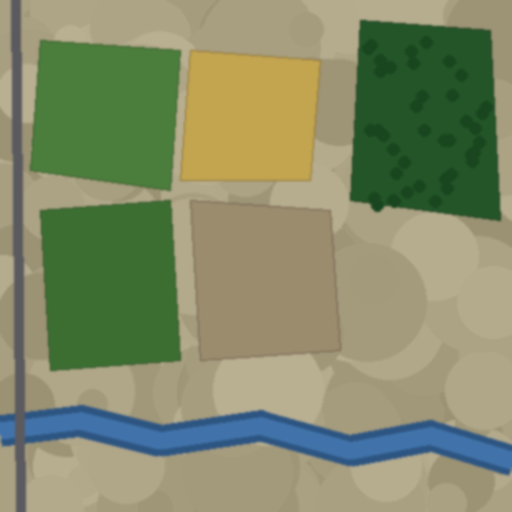
#> input picture sample_data/sample_before.png, 512 x 512 px
$ python test_region.py
#> lines starting #> are read from the running program, lines starting #| are printed output that depends on the picture; after the words box and inside, x2 and y2 are one past the last pixel; in counts of white or black regions, pixels touching at a corner belong together
#> further down, img is the input picture: PIL image 512x512 RGB; mean R, G, B 132.2, 139.3, 105.2
### modules/region_detector.py
"""
Single-Image Region Detection for SatQuery AI.

Detects and draws bounding rectangles around salient/distinct regions in a single
satellite image using classical computer vision:
  - Multi-scale edge detection (Canny)
  - Contour finding and hierarchical filtering
  - Saliency scoring based on area, compactness, edge density, and spectral contrast
  - Query-aware filtering to highlight the most relevant regions for the user's query
  - Annotated overlay with bright colour-coded bounding boxes

No trained neural model is required — fully deterministic and deployable offline.
"""

from typing import Any, Dict, List, Tuple
import cv2
import numpy as np
from PIL import Image


# ---------------------------------------------------------------------------
# Query-Keyword → Target-Colour mapping for context-aware box colours
# ---------------------------------------------------------------------------
QUERY_COLOUR_MAP = {
    "vegetation": (34, 197, 94),       # green
    "forest": (34, 197, 94),
    "crop": (34, 197, 94),
    "water": (56, 189, 248),           # sky blue
    "river": (56, 189, 248),
    "reservoir": (56, 189, 248),
    "road": (251, 191, 36),            # amber
    "highway": (251, 191, 36),
    "building": (251, 113, 133),       # rose
    "structure": (251, 113, 133),
    "urban": (251, 113, 133),
    "industrial": (249, 115, 22),      # orange
    "tank": (249, 115, 22),
    "storage": (249, 115, 22),
    "runway": (167, 139, 250),         # violet
    "airport": (167, 139, 250),
    "default": (0, 229, 255),          # cyan-teal fallback
}

def _pick_box_colour(query: str) -> Tuple[int, int, int]:
    """Returns the most contextually appropriate bounding-box RGB colour for the query."""
    q = query.lower()
    for kw, colour in QUERY_COLOUR_MAP.items():
        if kw in q:
            return colour
    return QUERY_COLOUR_MAP["default"]


def _to_rgb_numpy(image_input: Any) -> np.ndarray:
    """Normalise any image input to a uint8 RGB numpy array."""
    if isinstance(image_input, np.ndarray):
        if image_input.ndim == 2:
            return cv2.cvtColor(image_input, cv2.COLOR_GRAY2RGB)
        if image_input.shape[2] == 4:
            return cv2.cvtColor(image_input, cv2.COLOR_RGBA2RGB)
        return image_input.copy()
    if isinstance(image_input, Image.Image):
        pil_img = image_input
    elif hasattr(image_input, "read"):
        pil_img = Image.open(image_input)
    else:
        raise ValueError(f"Unsupported image type: {type(image_input)}")
    if pil_img.mode != "RGB":
        pil_img = pil_img.convert("RGB")
    return np.array(pil_img, dtype=np.uint8)


def _compute_region_saliency(
    contour: np.ndarray,
    gray: np.ndarray,
    edge_map: np.ndarray,
    h: int,
    w: int,
    min_area: int,
    max_area_fraction: float = 0.80,
) -> float:
    """
    Scores a contour on four independent criteria:
    1. Area normalised to [0, 1] vs. image size — rewards moderately large regions.
    2. Compactness (circularity) — rewards coherent, non-fragmented shapes.
    3. Edge density inside the bounding rect — rewards structurally rich regions.
    4. Mean spectral contrast inside the bounding rect vs. global image mean.

    Returns a composite saliency float in [0, 1].
    """
    area = cv2.contourArea(contour)
    if area < min_area:
        return 0.0

    total_pixels = h * w
    if area > max_area_fraction * total_pixels:
        return 0.0

    # 1. Area score — peaks at ~5% of image, falls off at extremes
    area_frac = area / total_pixels
    area_score = float(np.exp(-((area_frac - 0.05) ** 2) / (2 * 0.04 ** 2)))

    # 2. Compactness / shape regularity
    perimeter = cv2.arcLength(contour, True)
    compactness = (4 * np.pi * area / (perimeter ** 2 + 1e-6)) if perimeter > 0 else 0.0
    compactness = float(np.clip(compactness, 0.0, 1.0))

    # 3. Edge density inside bounding box
    x, y, bw, bh = cv2.boundingRect(contour)
    x, y = max(x, 0), max(y, 0)
    x2, y2 = min(x + bw, w), min(y + bh, h)
    roi_edges = edge_map[y:y2, x:x2]
    edge_density = float(np.mean(roi_edges) / 255.0) if roi_edges.size > 0 else 0.0

    # 4. Spectral contrast vs. global image mean
    roi_gray = gray[y:y2, x:x2]
    global_mean = float(np.mean(gray))
    local_mean = float(np.mean(roi_gray)) if roi_gray.size > 0 else global_mean
    contrast_score = float(np.clip(abs(local_mean - global_mean) / 128.0, 0.0, 1.0))

    composite = (
        0.25 * area_score
        + 0.20 * compactness
        + 0.30 * edge_density
        + 0.25 * contrast_score
    )
    return float(np.clip(composite, 0.0, 1.0))


def detect_regions(
    image_input: Any,
    query: str = "",
    min_area: int = 400,
    max_regions: int = 8,
    canny_low: int = 30,
    canny_high: int = 120,
) -> Dict[str, Any]:
    """
    Detects salient/distinct regions in a single satellite image and returns an
    annotated overlay with bounding rectangles drawn on each detected area.

    Parameters
    ----------
    image_input : PIL Image, numpy array, or file-like buffer
    query : str – user's natural-language query (used for contextual colour coding)
    min_area : int – minimum contour pixel area to consider (filters noise)
    max_regions : int – maximum number of boxes to draw (top-scored regions only)
    canny_low / canny_high : int – Canny edge-detector thresholds

    Returns
    -------
    dict with keys:
      - annotated_image  : np.ndarray (RGB), the original image with coloured
                           bounding boxes drawn on every detected region
      - bounding_boxes   : list of dicts {id, x, y, w, h, area_px, saliency_score}
      - num_regions      : int, number of boxes drawn
      - mean_saliency    : float, average saliency of retained regions
      - trace_details    : dict, parameters and pipeline metadata for trace panel
    """
#> called with query = 'detect buildings and storage tanks', min_area = 400, max_regions = 8, canny_low = 30, canny_high = 120
    rgb = _to_rgb_numpy(image_input)
    h, w = rgb.shape[:2]
#> h = 512; w = 512

    # ── 1. Pre-process ──────────────────────────────────────────────────────
    gray = cv2.cvtColor(rgb, cv2.COLOR_RGB2GRAY)
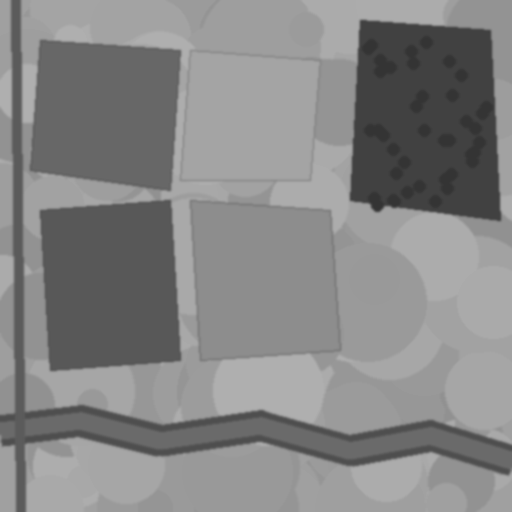
#> gray: shape (512, 512); min 52, max 175, mean 133.5
    # Bilateral filter preserves edges while smoothing homogeneous areas
    blurred = cv2.bilateralFilter(gray, d=9, sigmaColor=75, sigmaSpace=75)

    # ── 2. Multi-scale Canny edge detection (merges two scale responses) ────
    edges_fine = cv2.Canny(blurred, canny_low, canny_high)
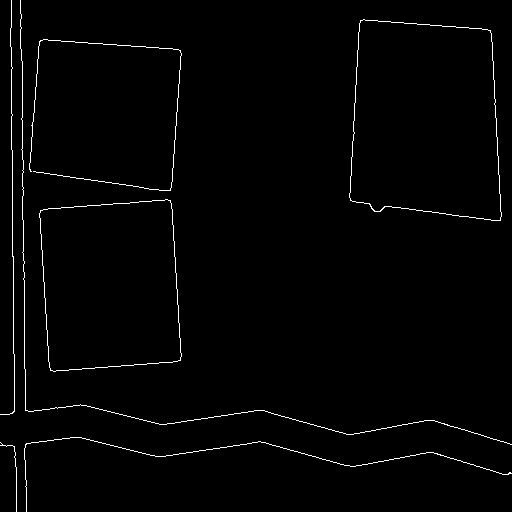
#> edges_fine: shape (512, 512); 1.4% white in thin lines or dots
    edges_coarse = cv2.Canny(blurred, max(5, canny_low // 2), canny_high * 2)
#> edges_coarse: shape (512, 512); 0.25% white in thin lines or dots, all inside (x1, y1, x2, y2) = (349, 19, 502, 221)
    edges = cv2.bitwise_or(edges_fine, edges_coarse)

    # Dilate slightly to close small gaps between edge fragments
    kernel = cv2.getStructuringElement(cv2.MORPH_RECT, (3, 3))
    edges = cv2.dilate(edges, kernel, iterations=1)
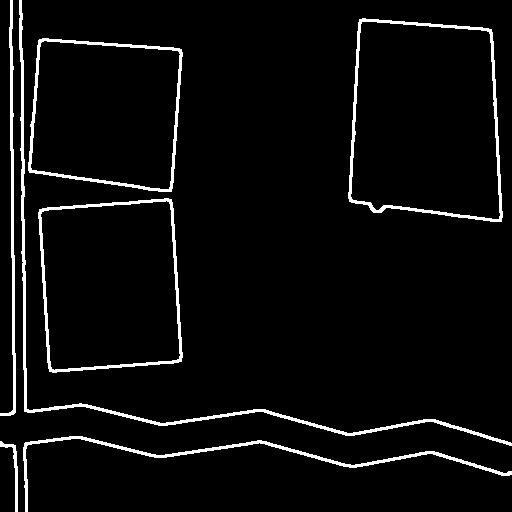
#> edges: shape (512, 512); 4.6% white; 7 white regions

    # ── 3. Find external contours ────────────────────────────────────────────
    contours, _ = cv2.findContours(edges, cv2.RETR_EXTERNAL, cv2.CHAIN_APPROX_SIMPLE)
#> contours = 7 contours; box (x1, y1, x2, y2) and area: (348, 18, 503, 222) 27237, (38, 198, 183, 373) 22052, (28, 38, 183, 192) 20170, (19, 0, 512, 446) 2054, (23, 436, 512, 512) 1329, (0, 0, 16, 416) 878, (0, 441, 18, 512) 179

    # ── 4. Score and filter contours ────────────────────────────────────────
    scored: List[Tuple[float, np.ndarray]] = []
    for cnt in contours:
        score = _compute_region_saliency(cnt, gray, edges, h, w, min_area)
        if score > 0.0:
            scored.append((score, cnt))
#> this loop made 7 passes
#> (area in _compute_region_saliency, score) on pass 1: (179, 0)
#> pass 2, in _compute_region_saliency (call 2), `roi_gray = gray[y:y2, x:x2]`:
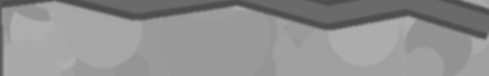
#> roi_gray: shape (76, 489); min 78, max 173, mean 144.6
#> pass 3, in _compute_region_saliency (call 3), `roi_edges = edge_map[y:y2, x:x2]`:
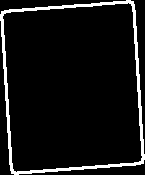
#> roi_edges: shape (175, 145); 7.2% white; 1 white region, box (x1, y1, x2, y2) and area: (0, 0, 145, 175) 1836
#> pass 3, in _compute_region_saliency (call 3), `roi_gray = gray[y:y2, x:x2]`:
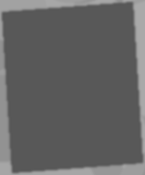
#> roi_gray: shape (175, 145); min 86, max 169, mean 99.2
#> after the loop, scored = 6 items

    # Sort descending by saliency and keep top-N
    scored.sort(key=lambda x: x[0], reverse=True)
    selected = scored[:max_regions]
#> selected = 6 items

    # ── 5. Non-maximum suppression: remove heavily overlapping boxes ─────────
    def _iou(a: Tuple, b: Tuple) -> float:
        ax, ay, aw, ah = a
        bx, by, bw2, bh = b
        ix = max(0, min(ax + aw, bx + bw2) - max(ax, bx))
        iy = max(0, min(ay + ah, by + bh) - max(ay, by))
        inter = ix * iy
        union = aw * ah + bw2 * bh - inter
        return inter / (union + 1e-6)

    kept: List[Tuple[float, np.ndarray]] = []
    for s, cnt in selected:
        x, y, bw2, bh = cv2.boundingRect(cnt)
        overlaps = False
        for _, kcnt in kept:
            kx, ky, kw2, kbh = cv2.boundingRect(kcnt)
            if _iou((x, y, bw2, bh), (kx, ky, kw2, kbh)) > 0.40:
                overlaps = True
                break
        if not overlaps:
            kept.append((s, cnt))
#> this loop made 6 passes
#> (s, x, y) on passes 2 to 6: (0.409, 28, 38), (0.374, 348, 18), (0.208, 0, 0), (0.173, 23, 436), (0.162, 19, 0)
#> (s, x, y) on pass 1: (0.412, 38, 198)
#> after the loop, kept = 6 items

    # ── 6. Draw bounding rectangles ──────────────────────────────────────────
    annotated = rgb.copy()
    box_colour = _pick_box_colour(query)
    bboxes: List[Dict] = []

    for idx, (sal, cnt) in enumerate(kept, start=1):
        x, y, bw2, bh = cv2.boundingRect(cnt)
        area_px = int(cv2.contourArea(cnt))

        # Thick outer rectangle
        cv2.rectangle(annotated, (x, y), (x + bw2, y + bh), box_colour, 2)

        # Corner accent marks for a clean "detection frame" style
        corner_len = max(8, min(bw2, bh) // 5)
        thickness = 3
        tl = (x, y)
        cv2.line(annotated, tl, (tl[0] + corner_len, tl[1]), box_colour, thickness)
        cv2.line(annotated, tl, (tl[0], tl[1] + corner_len), box_colour, thickness)
        tr = (x + bw2, y)
        cv2.line(annotated, tr, (tr[0] - corner_len, tr[1]), box_colour, thickness)
        cv2.line(annotated, tr, (tr[0], tr[1] + corner_len), box_colour, thickness)
        bl = (x, y + bh)
        cv2.line(annotated, bl, (bl[0] + corner_len, bl[1]), box_colour, thickness)
        cv2.line(annotated, bl, (bl[0], bl[1] - corner_len), box_colour, thickness)
        br = (x + bw2, y + bh)
        cv2.line(annotated, br, (br[0] - corner_len, br[1]), box_colour, thickness)
        cv2.line(annotated, br, (br[0], br[1] - corner_len), box_colour, thickness)

        # Label tag
        label = f"R{idx}  {sal:.2f}"
        (tw, th), _ = cv2.getTextSize(label, cv2.FONT_HERSHEY_SIMPLEX, 0.45, 1)
        tag_y = max(y - 4, th + 4)
        cv2.rectangle(annotated, (x, tag_y - th - 3), (x + tw + 6, tag_y + 2), box_colour, -1)
        text_col = (10, 10, 10)   # dark text on coloured tag background
        cv2.putText(annotated, label, (x + 3, tag_y), cv2.FONT_HERSHEY_SIMPLEX, 0.45, text_col, 1, cv2.LINE_AA)

        bboxes.append({
            "id": idx,
            "x": int(x), "y": int(y),
            "w": int(bw2), "h": int(bh),
            "area_px": area_px,
            "saliency_score": round(sal, 4),
        })
#> this loop made 6 passes
#> (sal, x, y, bw2, bh, area_px, corner_len, tr) on passes 1, 2, 3, 5, 6: (0.412, 38, 198, 145, 175, 22052, 29, (183, 198)), (0.409, 28, 38, 155, 154, 20170, 30, (183, 38)), (0.374, 348, 18, 155, 204, 27237, 31, (503, 18)), (0.173, 23, 436, 489, 76, 1329, 15, (512, 436)), (0.162, 19, 0, 493, 446, 2054, 89, (512, 0))
#> (sal, x, y, bw2, bh, area_px, corner_len, tr) on pass 4: (0.208, 0, 0, 16, 416, 877, 8, (16, 0))
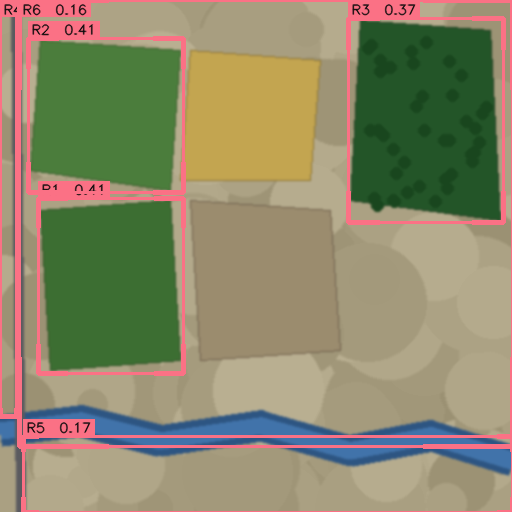
#> annotated: shape (512, 512, 3); 8.54% of pixels changed, all inside (x1, y1, x2, y2) = (0, 0, 512, 512)
#> after the loop, bboxes = 6 items

    mean_sal = round(float(np.mean([b["saliency_score"] for b in bboxes])), 4) if bboxes else 0.0
#> mean_sal = 0.289

    return {
        "annotated_image": annotated,
        "bounding_boxes": bboxes,
        "num_regions": len(bboxes),
        "mean_saliency": mean_sal,
        "trace_details": {
            "algorithm": "Multi-scale Canny + Contour Saliency + NMS",
            "canny_thresholds": f"{canny_low} / {canny_high}",
            "min_contour_area_px": min_area,
            "max_regions_requested": max_regions,
            "total_contours_found": len(contours),
            "contours_above_min_area": len(scored),
            "regions_after_nms": len(bboxes),
            "mean_saliency_score": mean_sal,
            "box_colour_rgb": list(box_colour),
            "query_keyword_colour_routing": query.lower()[:60],
        },
    }

### test_region.py
from PIL import Image
from modules.region_detector import detect_regions

img = Image.open("sample_data/sample_before.png")
r = detect_regions(img, query="detect buildings and storage tanks", min_area=400, max_regions=8)
#> r = 5 items
print("Regions detected:", r["num_regions"])
#| Regions detected: 6
print("Mean saliency:", r["mean_saliency"])
#| Mean saliency: 0.2895
for b in r["bounding_boxes"]:
    print(f"  R{b['id']}: x={b['x']} y={b['y']} w={b['w']} h={b['h']} saliency={b['saliency_score']}")
#> this loop made 6 passes
#|   R1: x=38 y=198 w=145 h=175 saliency=0.4123
#|   R2: x=28 y=38 w=155 h=154 saliency=0.4088
#|   R3: x=348 y=18 w=155 h=204 saliency=0.3735
#|   R4: x=0 y=0 w=16 h=416 saliency=0.2075
#|   R5: x=23 y=436 w=489 h=76 saliency=0.173
#|   R6: x=19 y=0 w=493 h=446 saliency=0.1622
print("Region detection OK")
